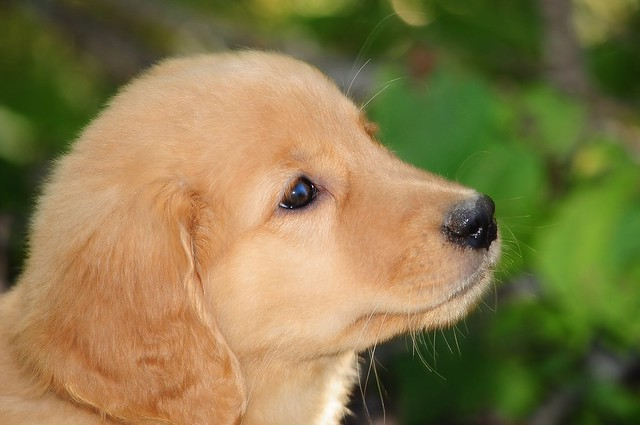
#> input picture Basic OpenCV/dog.jpg, 640 x 425 px, found by its file name
$ jupyter execute --allow-errors BasicOpenCV.ipynb   (shell and % lines are left out)
#> lines starting #> are read from the running program, lines starting #| are printed output that depends on the picture
-> I am doing reading of image & conversion into numpy array
(we convert image into numerical to make it process)
->Then resizing of image
->Then RGB to Greyscale conversion

[cell 1]
#wget'' used for extracting image out of link

**Libraries I am using**

->matplotlib.image

->Pillow

->OpenCV

[cell 2]
#importing image from module of matplotlib libraries
import matplotlib.image as matimg
import matplotlib.pyplot as plt

[cell 3]
#loading an image
#image->numpy array
img = matimg.imread('/content/dog.jpg')
#> img is the input picture: shape (425, 640, 3); mean R, G, B 134.6, 121.6, 73.8

[cell 4]
type(img)

[cell 5]
print(img.shape)
#| (425, 640, 3)

(widht ,height , colour shape[3 means RGB])

[cell 6]
print(img)
#> (printed output is left out)

[cell 7]
#numpy array->image (reverse)
#displaying image from numpy array
img_plot = plt.imshow(img)
plt.show()

**RESIZING IMAGES(USING PILLOW LIBRARY)**

[cell 8]
from PIL import Image

[cell 9]
img = Image.open('/content/dog.jpg')
img_resized = img.resize((200,200))
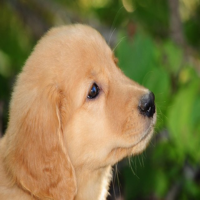
#> img_resized: PIL image 200x200 RGB; mean R, G, B 134.6, 121.6, 73.9

[cell 10]
img_resized.save('resized_dog.jpg')

#> (a cell that did not finish here is left out)

#> (a cell that did not finish here is left out)

**CONVERTING RGB ->GREYSCALE (USING OPENCV)**

[cell 13]
#importing opencv libraries
import cv2

[cell 14]
img = cv2.imread('/content/dog.jpg')

[cell 15]
img.shape
#> Out = (425, 640, 3)

[cell 16]
gray = cv2.cvtColor(img , cv2.COLOR_RGB2GRAY)
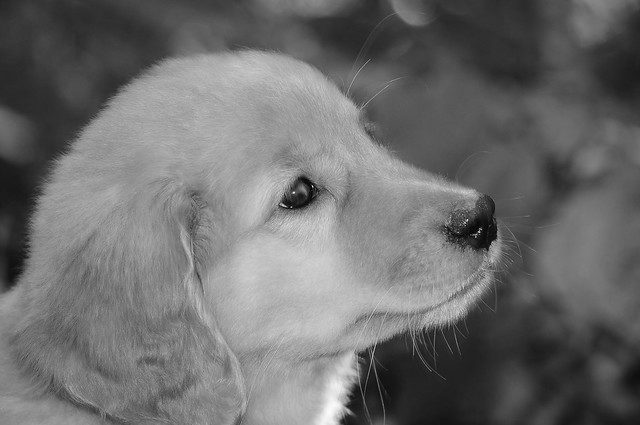
#> gray: shape (425, 640); min 0, max 253, mean 108.8

[cell 17]
gray.shape
#> Out = (425, 640)

Hence, no 3 colour layers

cv2.imshow() will display the image. But this will not be allowed in Google Colab.

**from google.colab.patches import cv2_imshow**

[cell 18]
from google.colab.patches import cv2_imshow

[cell 19]
#displaying greyscale image
cv2_imshow(gray)

[cell 20]
#lets save this
cv2.imwrite('dog_grayscale.jpg', gray)
#> Out = True
